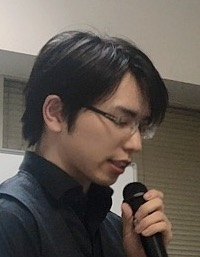
#> input picture tue/34/my-picture.jpg, 200 x 257 px
$ jupyter execute --allow-errors hue2face.ipynb
#> lines starting #> are read from the running program, lines starting #| are printed output that depends on the picture
[cell 1]
import numpy as np
import pandas as pd
import cv2

[cell 2]
img=cv2.imread('./my-picture.jpg')#画像の読み込み
#> img is the input picture: shape (257, 200, 3); mean B, G, R 81.4, 88.5, 96.9

[cell 3]
height=img.shape[0]#画像サイズ
#> height = 257
width=img.shape[1]
#> width = 200

SCALE =0.1
imgq=cv2.resize(img,(int(width*SCALE),int(height*SCALE))) #1/10の縮小　（元の画像がおおきいので）
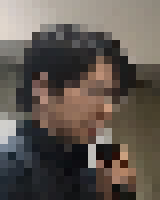
#> imgq: shape (25, 20, 3) (shown 8 times larger); mean B, G, R 80.9, 88, 96.5
#> (the rest of this cell did not finish here and is left out)
